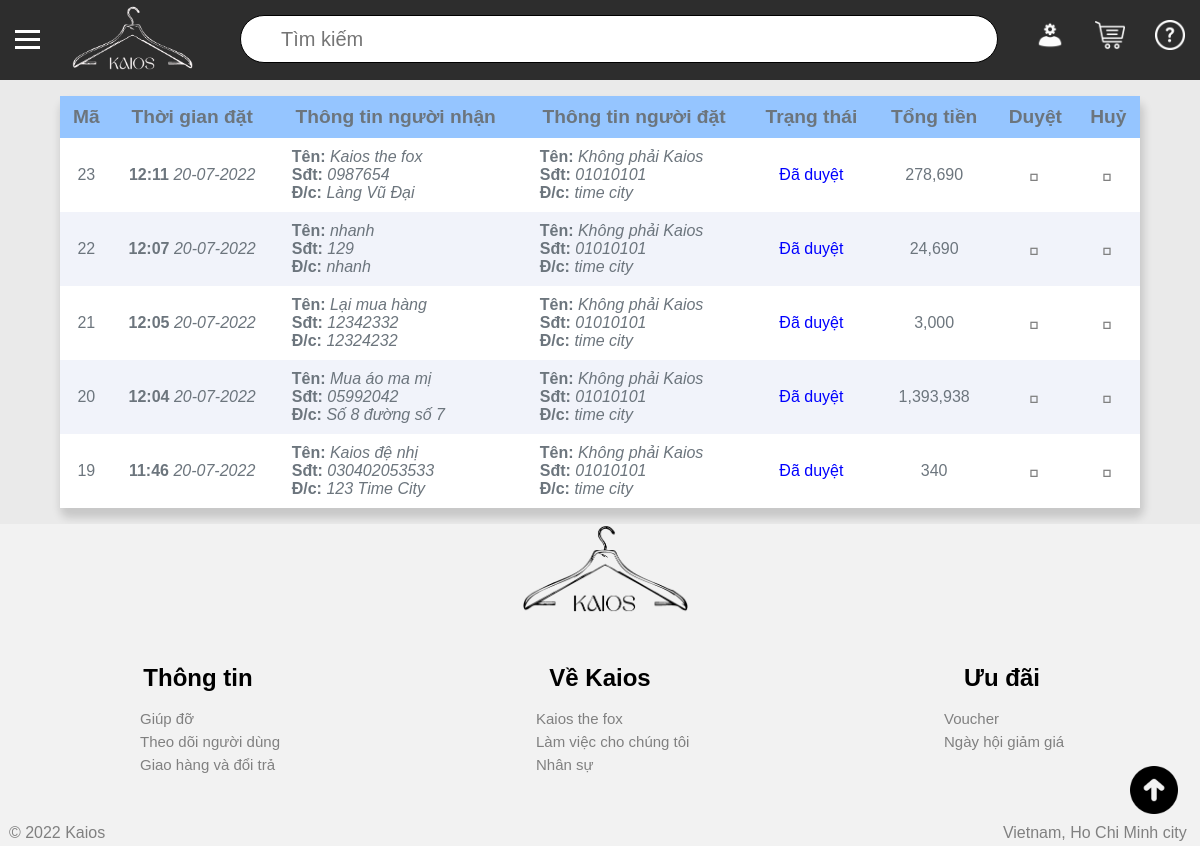
Before: /admin/orders/index.php (signed in) with the older database file.
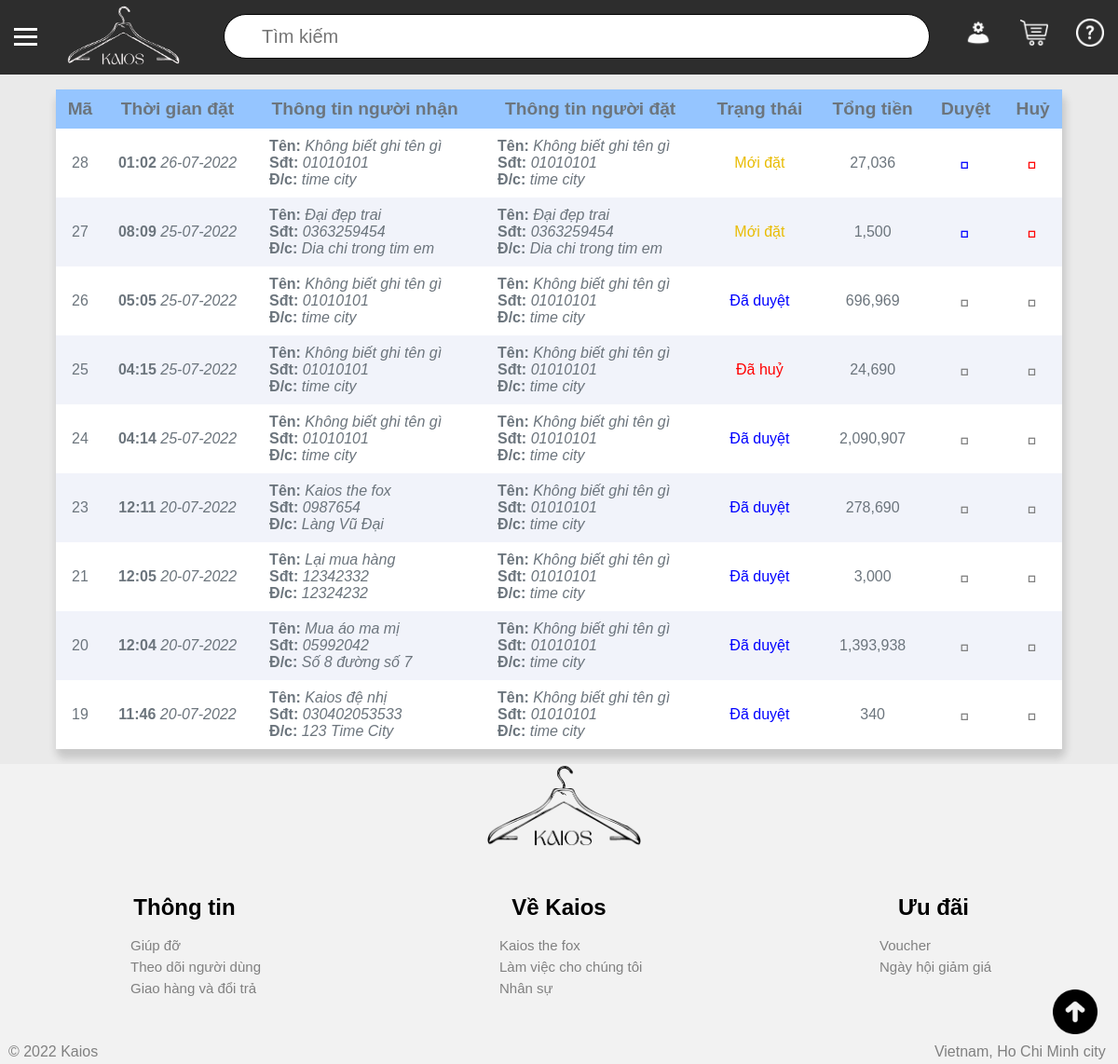
After: the same page with the newer database file.
### tables this page shows
CREATE TABLE `hoa_don` (
  `ma` int(11) NOT NULL,
  `ma_khach_hang` int(11) NOT NULL,
  `trang_thai` int(11) NOT NULL,
  `dia_chi_nguoi_nhan` text NOT NULL,
  `thoi_gian_dat` timestamp NOT NULL DEFAULT CURRENT_TIMESTAMP,
  `ten_nguoi_nhan` varchar(200) NOT NULL,
  `sdt_nguoi_nhan` varchar(20) NOT NULL,
  `ghi_chu` text NOT NULL,
  `tong_tien` int(11) NOT NULL
);

CREATE TABLE `khach_hang` (
  `ma` int(11) NOT NULL,
  `anh_dai_dien` varchar(200) NOT NULL DEFAULT 'default.png',
  `ten` varchar(200) NOT NULL,
  `so_dien_thoai` varchar(20) NOT NULL,
  `dia_chi` text NOT NULL,
  `email` text NOT NULL,
  `mat_khau` varchar(200) NOT NULL,
  `token` varchar(50) DEFAULT NULL
);

### partial/process_search.php (called while the page is built, shortened)
<?php
    if ( isset($_GET['query']) ) {
        $search = addslashes($_GET['query']);
    }else $search = "";

### admin/orders/index.php (the view, shortened to what this page needs)
<!DOCTYPE html>
<html>
<head>
    <link rel="stylesheet" type="text/css" href="https://cdn.jsdelivr.net/npm/hack-font@3/build/web/hack-subset.css">
	<link rel="stylesheet" type="text/css" href="../../styles.css">
</head>
<body>
    <?php
    require '../../database/connect.php';
    require '../../partial/process_search.php';
    $query = "select
                    hoa_don.*,
                    khach_hang.ten as ten_nguoi_dat,
                    khach_hang.so_dien_thoai as sdt_nguoi_dat,
                    khach_hang.dia_chi as dia_chi_nguoi_dat
            from hoa_don
            left join khach_hang on khach_hang.ma = hoa_don.ma_khach_hang
            order by hoa_don.thoi_gian_dat DESC";
    $return = mysqli_query($connect,$query);
    $num_rows = $return->num_rows;
    ?>
	<div id="main_div">
		<?php include '../../partial/header.php'; ?>
	 	<div id="middle_div" style="z-index: 9999">
			<div id="content">
                <p>
                    <table id="main_table">
                        <tr style="background-color: #95c5ff;">
                            <th>
                                Mã
                            </th>
                            <th>
                                Thời gian đặt
                            </th>
                            <th>
                                Thông tin người nhận
                            </th>
                            <th>
                                Thông tin người đặt
                            </th>
                            <th>
                                Trạng thái
                            </th>
                            <th>
                                Tổng tiền
                            </th>
                            <th>
                                Duyệt
                            </th>
                            <th>
                                Huỷ
                            </th>
                        </tr>
                            <?php foreach($return as $each) { ?>
                                <?php
                                if ($num_rows % 2 == 0) $row_color = "#f1f3fa";
                                else if ($num_rows % 2 == 1) $row_color = "#ffffff";
                                $num_rows--;
                                $ma = $each['ma'];
                                ?>
                            <tr name="each_row" style="background-color: <?php echo $row_color ?>;">
                                <td onclick="location.href='./show.php?id=<?=$ma?>'">
                                    <?php echo $each['ma']; ?>
                                </td>
                                <td onclick="location.href='./show.php?id=<?=$ma?>'">
                                    <b>
                                    <?php
                                        echo date('H:i',strtotime($each['thoi_gian_dat']))
                                    ?>
                                    </b>
                                    <em>
                                    <?php
                                        echo date('d-m-Y',strtotime($each['thoi_gian_dat']))
                                    ?>
                                    </em>
                                </td>
                                <td onclick="location.href='./show.php?id=<?=$ma?>'" class="info">
                                    <b>Tên: </b>
                                     <em>
                                         <?php echo $each['ten_nguoi_nhan']; ?>
                                     </em>
                                    <br>
                                    <b>Sđt: </b>
                                    <em>
                                        <?php echo $each['sdt_nguoi_nhan']; ?>
                                    </em>
                                    <br>
                                    <b>Đ/c: </b>
                                    <em>
                                        <?php echo $each['dia_chi_nguoi_nhan']; ?>
                                    </em>
                                </td>
                                <td onclick="location.href='./show.php?id=<?=$ma?>'" class="info">
                                    <b>Tên: </b>
                                     <em>
                                         <?php echo $each['ten_nguoi_dat']; ?>
                                     </em>
                                    <br>
                                    <b>Sđt: </b>
                                    <em>
                                        <?php echo $each['sdt_nguoi_dat']; ?>
                                    </em>
                                    <br>
                                    <b>Đ/c: </b>
                                    <em>
                                        <?php echo $each['dia_chi_nguoi_dat']; ?>
                                    </em>
                                </td>
                                    <?php
                                        $trang_thai = $each['trang_thai'];
                                        switch ($trang_thai) {
                                            case "0":
                                                $msg = "Mới đặt";
                                                $color = '#e9bc03';
                                                break;
                                            case "1":
                                                $msg = "Đã duyệt";
                                                $color = 'blue';
                                                break;
                                            case "2":
                                                $msg = "Đã huỷ";
                                                $color = 'red';
                                                break;
                                        }
                                    ?>
                                <td onclick="location.href='./show.php?id=<?=$ma?>'" style="color:<?=$color?> ;">
                                    <?=$msg ?>
                                </td>
                                <td>
                                    <?php echo number_format($each['tong_tien'],0, '', ',') ?>
                                </td>
                                <?php
                                        if($each['trang_thai'] != 0) {
                                            $onclick = "onclick='location.href='javascript:void(0)'";
                                            $da_duyet ="style='cursor: default'";
                                            $duyet = 'color: gray';
                                            $huy = 'color: gray';
                                        } else {
                                            $da_duyet = "";
                                            $onclick = "";
                                            $duyet = 'color: blue';
                                            $huy = 'color: red';
                                        }                                ?>
                                <?php $ma = $each['ma'] ?>
                                <td title='Duyệt' class="update" <?=$onclick?> onclick="location.href='./update_status.php?id=<?=$ma?>&status=1'"  <?=$da_duyet?> >
                                    <span style="font-family:Hack, monospace;font-size: 20px;<?=$duyet?>;"> </span>
                                </td>
                                <td title='Huỷ' class="delete" <?=$onclick?>onclick="location.href='./update_status.php?id=<?=$ma?>&status=2'" <?=$da_duyet?>>
                                    <span style="font-family:Hack, monospace;font-size: 20px;<?=$huy?>;"> </span>
                                </td>
                            </tr>
                            <?php } ?>
                    </table>
                </p>
            </div>
		</div>
		<?php include '../../partial/footer.php';?>
	</div>
</body>
</html>

### partial/header.php (shortened to what this page needs)
<?php
$href ="/index.php";
if(isset($_SESSION['cap_do']) ) {
    $href = "/admin/index.php";
    if (!isset($_SESSION['anh_dai_dien'])) {
        $anh_dai_dien = '../../admin/employees/photos/default.png';
    }else {
        $anh_dai_dien = '../../admin/employees/photos/' . $_SESSION['anh_dai_dien'];
    }
} else if (!isset($_SESSION['anh_dai_dien'])) {
    $anh_dai_dien = 'default.png';
}else $anh_dai_dien = $_SESSION['anh_dai_dien'];
?>
<div id="header">
    <div id="hamburger" onclick="logo(this)">
        <div id="hamburger_container">
              <div class="bar1"></div>
              <div class="bar2"></div>
              <div class="bar3"></div>
        </div>
    </div>
    <div id="logo">
    <a href=<?=$href?> >
            <img src="/resource/logo-white.png" >
        </a>
    </div>
    <div id="search_bar">
        <form>
            <input type="text" placeholder="Tìm kiếm" name="query" value="<?php echo stripslashes($search) ?>">
        </form>
    </div>
    <div id="user" onclick="location.href='/signing/form_sign_in.php'" style="
    background-image: url('/signing/photos/<?php echo $anh_dai_dien ?>');
    background-size:30px;
    background-position: 15px 20px;
    background-repeat: no-repeat;">
    </div>
    <div id="shopping_cart" onclick="location.href='/cart/view_cart.php'"></div>
    <div id="help" onclick="location.href='https://github.com/caoTayTang/ecommerce-website'"></div>
</div>

### partial/footer.php (shortened to what this page needs)
<div id="float" onclick="window.scrollTo({ top: 0, behavior: 'smooth' });"> </div>
<div id="footer">
	<div id="contact">
	    <img src="/resource/logo-black.png" height="90px">
    </div>
	<div id="info">
		<h2>Thông tin</h2>
		<ul>
			<li>
				<a href="javascript:void(0)">Giúp đỡ</a>
			</li>
			<li>
				<a href="javascript:void(0)">Theo dõi người dùng</a>
			</li>
			<li>
				<a href="javascript:void(0)">Giao hàng và đổi trả</a>
			</li>
		</ul>
	</div>
	<div id="about">
		<h2>Về Kaios</h2>
		<ul>
			<li>
				<a href="javascript:void(0)">Kaios the fox</a>
			</li>
			<li>
				<a href="javascript:void(0)">Làm việc cho chúng tôi</a>
			</li>
			<li>
				<a href="javascript:void(0)">Nhân sự</a>
			</li>
		</ul>
	</div>
	<div id="more">
		<h2>Ưu đãi</h2>
		<ul>
			<li>
				<a href="javascript:void(0)">Voucher</a>
			</li>
			<li>
				<a href="javascript:void(0)">Ngày hội giảm giá</a>
			</li>
		</ul>
	</div>
	<div id="bottom">
		<div id="left">&nbsp&nbsp© 2022 Kaios</div>
		<div id="right">Vietnam, Ho Chi Minh city &nbsp&nbsp</div>
	</div>
</div>

### styles.css (style rules this page uses)
html { height: 100%; }
body { margin:0; padding:0; font-family: sans-serif; background-color: #f1f1df; }
#main_div { width: 100%; height: auto; background-color: #eaeaea; position: relative; }
#header { width: 100%; height: 80px; background-color: black; position: sticky; top: 0; float: left; }
#footer { width: 100%; height: 280px; background-color: aqua; }
#middle_div { height: 83%; width: 100%; background-color: #eaeaea; float: left; }
#hamburger { width: 5%; height: 100%; background-color: #2d2d2d; float: left; display: inline-block; cursor: pointer; }
#logo { width: 10%; height: 100%; background-color: #2d2d2d; float: left; }
#search_bar { width: 70%; height: 100%; background-color: #2d2d2d; float: left; }
#user { width: 5%; height: 100%; background-color: #2d2d2d; float: left; cursor: pointer; }
#shopping_cart { width: 5%; height: 100%; background-color: #2d2d2d; float: left; background-image: url('./resource/shoping-cart.png'); background-size:30px; background-position: 15px 20px; background-repeat: no-repeat; cursor: pointer; }
#help { width: 5%; height: 100%; background-color: #2d2d2d; float: left; background-image: url('./resource/help.png'); background-size:30px; background-position: 15px 20px; background-repeat: no-repeat; cursor: pointer; }
.bar1, .bar2, .bar3 { width: 25px; height: 3px; background-color: #ffffff; margin: 5px 0 0 15px; transition: 0.4s; }
#hamburger_container { margin-top: 30px; }
#header > #logo > a > img { height: 65px; position: absolute; top: 5px; left: 6%; }
input[name='query'] { width: 58%; height: 30px; border-radius: 7px; position: absolute; top: 15px; left: 20%; background-image: url('https://cdn2.iconfinder.com/data/icons/ios-7-icons/50/search-24.png'); border: 1px solid #000; border-radius: 30px; font-size: 20px; background-color: white; background-position: 8px 10px; background-repeat: no-repeat; padding: 8px 20px 8px 40px; }
#float { width: 50px; height: 50px; position: fixed; right: 20px; bottom: 30px; z-index: 1; background-image: url(./resource/arrow.png); background-repeat: no-repeat; background-size:48px; background-position: 0px 0px; cursor: pointer; }
h2 ~ ul { font-size: 15px; line-height: 23px; list-style-type: none; padding-inline-start: 140px; }
li a { text-decoration: none; color: gray ; }
#info { width: 33%; height: 50%; background-color: #f2f2f2; float: left; }
#about { width: 34%; height: 50%; background-color: #f2f2f2; float: left; }
#more { width: 33%; height: 50%; background-color: #f2f2f2; float: left; }
#footer h2 { text-align: center; }
#contact { width: 100%; height: 50%; background-color: #f2f2f2; float: left; }
#contact > img { display: relative; margin-left: 43.5%; }
#bottom { width: 100%; height: 15%; background-color: #f2f2f2; color: gray; float: left; }
#left { padding-top: 20px; width: 50%; text-align: left; display: inline-block; float: left; }
#right { padding-top: 20px; width: 50%; text-align: right; display: inline-block; float: left; }
#main_table { border-collapse: collapse; width: 90%; padding-top: 10px; margin-left: auto; margin-right: auto; text-align: center; background-color: #f1f3fa; border-radius: 7px; color: #6c757d; box-shadow: 2px 8px 8px 2px rgba(0,0,0,0.15); }
th { color: #6c757d; font-size: larger; padding: 10px; }
tr[name=each_row] { cursor: pointer; }
td[onclick] { cursor: pointer; }
h2 { padding: 0; margin: 0; }

### admin/orders/index.php (style rules this page uses)
.info { text-align: left; padding: 10px; padding-left: 20px; }

Changed rows visible on the page:
removed hoa_don: ma "22", thoi_gian_dat "12:07", thoi_gian_dat "20-07-2022", ten_nguoi_nhan "nhanh", sdt_nguoi_nhan "129", dia_chi_nguoi_nhan "nhanh", ma_khach_hang.ten "Không phải Kaios", ma_khach_hang.so_dien_thoai "01010101", ma_khach_hang.dia_chi "time city", trang_thai "Đã duyệt", tong_tien "24,690"
added hoa_don: ma "28", thoi_gian_dat "01:02", thoi_gian_dat "26-07-2022", ten_nguoi_nhan "Không biết ghi tên gì", sdt_nguoi_nhan "01010101", dia_chi_nguoi_nhan "time city", ma_khach_hang.ten "Không biết ghi tên gì", ma_khach_hang.so_dien_thoai "01010101", ma_khach_hang.dia_chi "time city", trang_thai "Mới đặt", tong_tien "27,036"
added hoa_don: ma "27", thoi_gian_dat "08:09", thoi_gian_dat "25-07-2022", ten_nguoi_nhan "Đại đẹp trai", sdt_nguoi_nhan "0363259454", dia_chi_nguoi_nhan "Dia chi trong tim em", ma_khach_hang.ten "Đại đẹp trai", ma_khach_hang.so_dien_thoai "0363259454", ma_khach_hang.dia_chi "Dia chi trong tim em", trang_thai "Mới đặt", tong_tien "1,500"
added hoa_don: ma "26", thoi_gian_dat "05:05", thoi_gian_dat "25-07-2022", ten_nguoi_nhan "Không biết ghi tên gì", sdt_nguoi_nhan "01010101", dia_chi_nguoi_nhan "time city", ma_khach_hang.ten "Không biết ghi tên gì", ma_khach_hang.so_dien_thoai "01010101", ma_khach_hang.dia_chi "time city", trang_thai "Đã duyệt", tong_tien "696,969"
added hoa_don: ma "25", thoi_gian_dat "04:15", thoi_gian_dat "25-07-2022", ten_nguoi_nhan "Không biết ghi tên gì", sdt_nguoi_nhan "01010101", dia_chi_nguoi_nhan "time city", ma_khach_hang.ten "Không biết ghi tên gì", ma_khach_hang.so_dien_thoai "01010101", ma_khach_hang.dia_chi "time city", trang_thai "Đã huỷ", tong_tien "24,690"
added hoa_don: ma "24", thoi_gian_dat "04:14", thoi_gian_dat "25-07-2022", ten_nguoi_nhan "Không biết ghi tên gì", sdt_nguoi_nhan "01010101", dia_chi_nguoi_nhan "time city", ma_khach_hang.ten "Không biết ghi tên gì", ma_khach_hang.so_dien_thoai "01010101", ma_khach_hang.dia_chi "time city", trang_thai "Đã duyệt", tong_tien "2,090,907"
changed through a linked row, hoa_don "Kaios the fox": ma_khach_hang.ten "Không phải Kaios" → "Không biết ghi tên gì"
changed through a linked row, hoa_don "Lại mua hàng": ma_khach_hang.ten "Không phải Kaios" → "Không biết ghi tên gì"
changed through a linked row, hoa_don "Mua áo ma mị": ma_khach_hang.ten "Không phải Kaios" → "Không biết ghi tên gì"
changed through a linked row, hoa_don "Kaios đệ nhị": ma_khach_hang.ten "Không phải Kaios" → "Không biết ghi tên gì"
